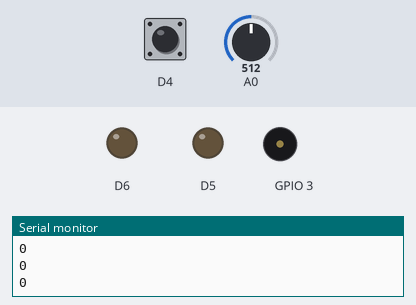
A sketch run on a simulated ESP8266 (NodeMCU). On the bench: output pins drawn as LEDs (lit = HIGH), buzzer (waves = sounding), the last lines printed to the serial monitor. The test bench sets the inputs (shaded band); at power-on: A0 = 512, D4 HIGH.

Above: at 1.7 s.
1.8 s: A0 set to 681
3.3 s: A0 set to 704
At 4.2 s:
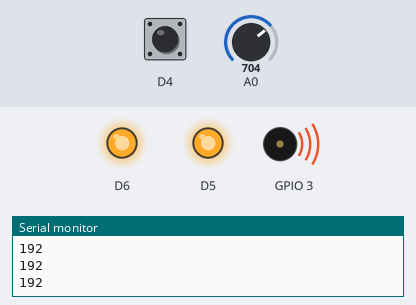
4.8 s: A0 set to 511
At 5.6 s:
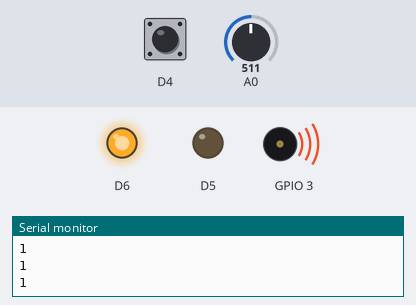
6.3 s: D4 pulled LOW for 0.15 s
At 6.9 s:
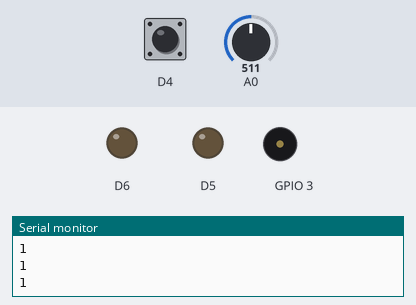
7.9 s: A0 set to 345
9.4 s: A0 set to 322
At 10.8 s:
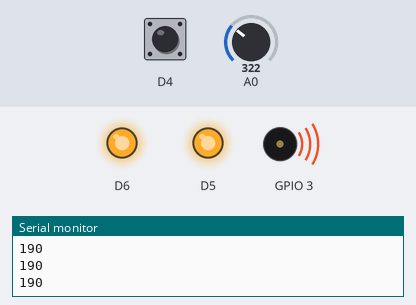
Timing chart, 0 to 11.9 s (numbered marks = the images above; inputs shaded):
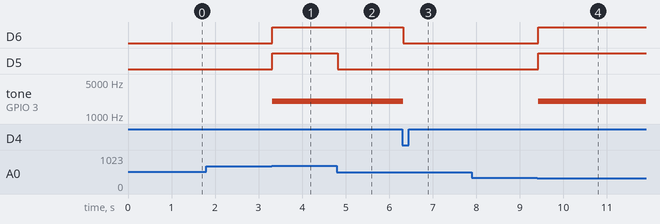

Measured:
- the behaviour switches between 688 and 689 on A0 (found by bisection; images 0 and 1)
- the behaviour switches between 336 and 335 on A0 (found by bisection; images 3 and 4)
- after the input at 3.3 s, D6, D5: LOW → HIGH at once; tone on GPIO 3: silent → 2000 Hz at once
- after the input at 4.8 s, D5: HIGH → LOW at once
- after the input at 6.3 s, D6: HIGH → LOW at once; tone on GPIO 3: 2000 Hz → silent at once
- after the input at 9.4 s, D6, D5: LOW → HIGH at once; tone on GPIO 3: silent → 2000 Hz at once

The sketch:

test_.ino
```cpp
int base; // 시작할 때(밝을 때)의 밝기
bool alarm = false; // 지금 경보 중인가?

void setup()
{
    Serial.begin(9600);

    pinMode(D4, INPUT_PULLUP); // 해제 버튼
    pinMode(D6, INPUT_PULLUP); // 비상 버튼 ①
    pinMode(D9, OUTPUT);       // 부저
    pinMode(D12, OUTPUT);      // 마커
    pinMode(D13, OUTPUT);      // 내장 LED

    delay(500);
    base = analogRead(A0); // 밝은 곳에서 리셋하기
}

void loop()
{
    int d = abs(analogRead(A0) - base);
    Serial.println(d);

    bool dark = (d > 176.7 ); // ② 임계값

    if (dark)
        digitalWrite(D13, HIGH); // 어두우면 LED 켜기
    else
        digitalWrite(D13, LOW);

    if (dark && digitalRead(D6) == LOW && !alarm) // ③ 비상 버튼 눌림
    {
        tone(D9, 2000); // ④ 부저 2 kHz
        digitalWrite(D12, HIGH);
        alarm = true;
    }

    if (alarm && digitalRead(D4) == LOW) // 해제 버튼
    {
        noTone(D9); // ⑤ 소리 끄기
        digitalWrite(D12, LOW);
        alarm = false;
    }

    delay(50);
}
```
